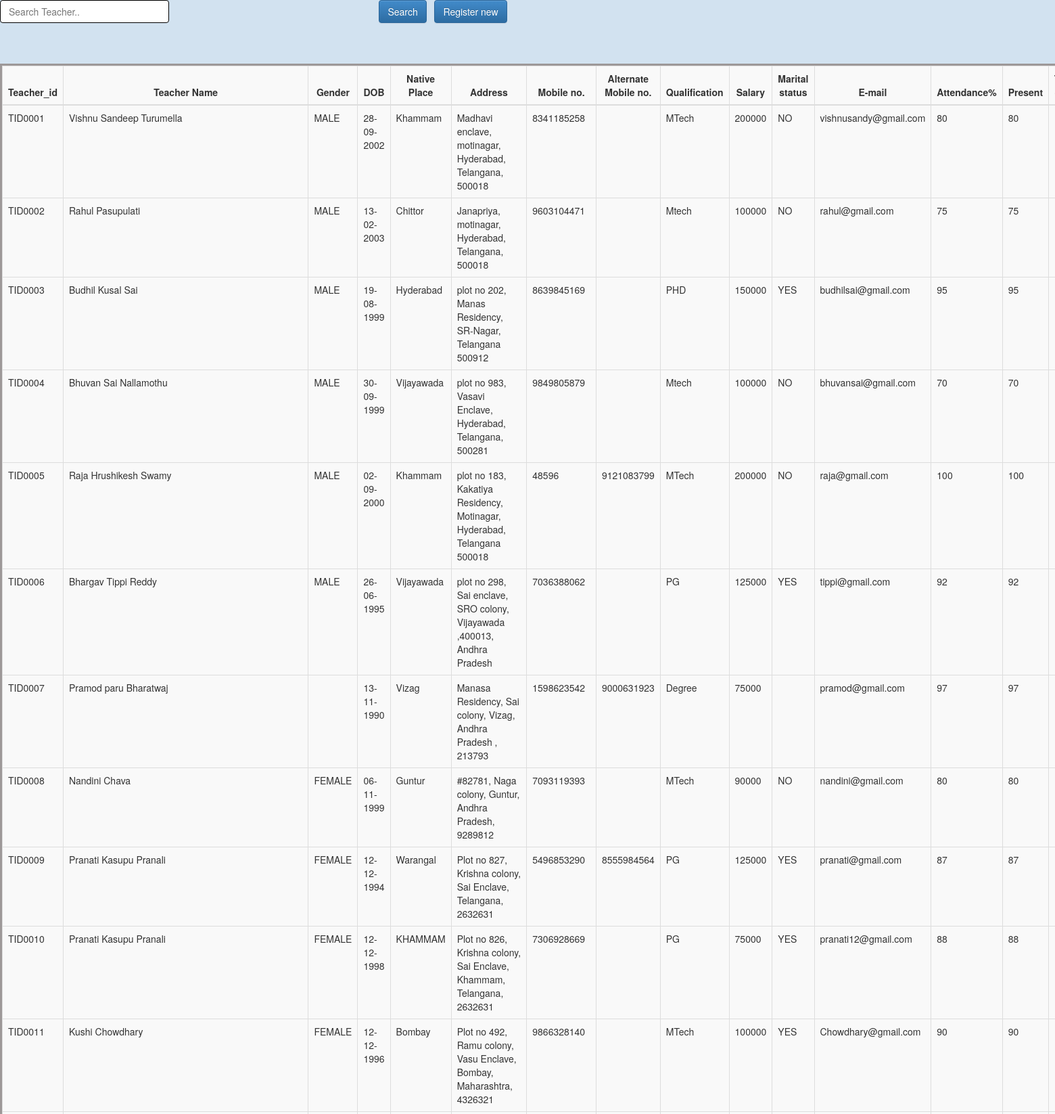
Screenshot of /View_Teachers.php (upper part) with the database file from the repository.
### tables this page shows
CREATE TABLE `teacher` (
  `t_id` varchar(25) NOT NULL,
  `Fname` varchar(25) DEFAULT NULL,
  `Mname` varchar(25) DEFAULT NULL,
  `Lname` varchar(25) DEFAULT NULL,
  `sex` varchar(25) DEFAULT NULL,
  `DOB` varchar(25) NOT NULL,
  `native_place` varchar(25) DEFAULT NULL,
  `Addr` varchar(500) NOT NULL,
  `Qualification` varchar(25) NOT NULL,
  `Salary` varchar(25) NOT NULL,
  `Marital_status` varchar(25) NOT NULL,
  `Email` varchar(250) NOT NULL,
  `Attendance` varchar(25) NOT NULL,
  `Present` varchar(25) NOT NULL,
  `Total_days` varchar(25) NOT NULL
);

CREATE TABLE `teacher_phone` (
  `t_ph_id` varchar(25) NOT NULL,
  `t_id` varchar(25) NOT NULL
);

### View_Teachers.php (the view, shortened to what this page needs)
<!DOCTYPE html PUBLIC "-//W3C//DTD XHTML 1.0 Transitional//EN" "http://www.w3.org/TR/xhtml1/DTD/xhtml1-transitional.dtd">
<html xmlns="http://www.w3.org/1999/xhtml">
<head>
<link rel="stylesheet" type="text/css" href="bootstrap/css/bootstrap.css"/>
<link rel="stylesheet" type="text/css" href="bootstrap/css/bootstrap.min.css"/>
<link rel="stylesheet" type="text/css" href="bootstrap/css/bootstrap-theme.css"/>
<link rel="stylesheet" type="text/css" href="bootstrap/css/bootstrap-theme.min.css"/>
<link rel="stylesheet" type="text/css" href="css/style_view.css" />
</head>
<body>
    <div class="btn_pos">
        <form method="post">
            <input type="text" name="searchtxt" class="input_box_pos form-control" placeholder="Search Teacher.." />
            <div class="btn_pos_search">
            <input type="submit" class="btn btn-primary btn-large" value="Search"/>&nbsp;&nbsp;
            <a href="?tag=teachers_entry"><input type="button" class="btn btn-large btn-primary" value="Register new" name="butAdd"/></a>
            </div>
        </form>
    </div><br><br>
<br />
<div class="table_margin" style = "width:1700px;">
<table class="table table-bordered">
        <thead>
            <tr>
            <th style="text-align: center;">Teacher_id</th>
            <th style="text-align: center;" width="50%";
height="50%";>Teacher Name</th>
            <th style="text-align: center;">Gender</th>
            <th style="text-align: center;">DOB</th>
            <th style="text-align: center;">Native Place</th>
            <th style="text-align: center;">Address</th>
		<th style="text-align: center;">Mobile no.</th>
		<th style="text-align: center;">Alternate Mobile no.</th>
            <th style="text-align: center;">Qualification</th>
            <th style="text-align: center;">Salary</th>
            <th style="text-align: center;">Marital status</th>
            <th style="text-align: center;">E-mail</th>
            <th style="text-align: center;">Attendance%</th>
            <th style="text-align: center;">Present</th>
<th style="text-align: center;">Total days</th>
        </tr>
        </thead>
         <?php
		 $key="";
	if($key !="")
		$sql_sel=mysqli_query($conn,"SElECT * FROM teacher WHERE Fname like '%$key%' or Mname like '%$key%' or Lname like '%$key%' or t_id  like '%$key%'");
	else
        $sql_sel=mysqli_query($conn,"SELECT * FROM teacher");
$row=mysqli_fetch_array($sql_sel);
    while($row){
$idd = $row['t_id'];
$ph = mysqli_query($conn,"select * from teacher_phone where t_id = '$idd'");
$kkk = mysqli_fetch_array($ph);
    ?>
      <tr>
            <td><?php echo $row['t_id'];?></td>
            <td><?php echo $row['Fname']." ".$row['Mname']." ".$row['Lname'];?></td>
            <td><?php echo $row['sex'];?></td>
            <td><?php echo $row['DOB'];?></td>
            <td><?php echo $row['native_place'];?></td>
            <td><?php echo $row['Addr'];?></td>
		<td><?php echo $kkk?$kkk['t_ph_id']:"";?></td>
	<?php $kkk=mysqli_fetch_array($ph); ?>
		<td><?php echo $kkk?$kkk['t_ph_id']:"";?></td>
            <td><?php echo $row['Qualification'];?></td>
            <td><?php echo $row['Salary'];?></td>
            <td><?php echo $row['Marital_status'];?></td>
            <td><?php echo $row['Email'];?></td>
            <td><?php echo $row['Attendance'];?></td>
<td><?php echo $row['Present'];?></td>
<td><?php echo $row['Total_days'];?></td>
        </tr>
    <?php
$row=mysqli_fetch_array($sql_sel);
    }
    ?>
    </table>
</div>
</body>
</html>

### css/style_view.css (style rules this page uses)
body { background-color: #357ebd38; }
.table_margin { background-color: #f9f9f9; }
.table_margin { border: 3px solid #9d9898; }
.btn_pos { text-align: center; }
.input_box_pos { width: 250px; border: 1px solid black; float: left; }
.btn_pos { margin-right: 500px; }

### rows the page displays
teacher: t_id "TID0001", Fname "Vishnu", Mname "Sandeep", Lname "Turumella", sex "MALE", DOB "28-09-2002", native_place "Khammam", Addr "Madhavi enclave, motinagar, Hyderabad, Telangana, 500018", teacher_phone.t_ph_id "8341185258", Qualification "MTech", Salary "200000", Marital_status "NO", Email "vishnusandy@gmail.com", Attendance "80", Present "80"
teacher: t_id "TID0002", Fname "Rahul", Lname "Pasupulati", sex "MALE", DOB "13-02-2003", native_place "Chittor", Addr "Janapriya, motinagar, Hyderabad, Telangana, 500018", teacher_phone.t_ph_id "9603104471", Qualification "Mtech", Salary "100000", Marital_status "NO", Email "rahul@gmail.com", Attendance "75", Present "75"
teacher: t_id "TID0003", Fname "Budhil", Mname "Kusal", Lname "Sai", sex "MALE", DOB "19-08-1999", native_place "Hyderabad", Addr "plot no 202, Manas Residency, SR-Nagar, Telangana 500912", teacher_phone.t_ph_id "8639845169", Qualification "PHD", Salary "150000", Marital_status "YES", Email "budhilsai@gmail.com", Attendance "95", Present "95"
teacher: t_id "TID0004", Fname "Bhuvan", Mname "Sai", Lname "Nallamothu", sex "MALE", DOB "30-09-1999", native_place "Vijayawada", Addr "plot no 983, Vasavi Enclave, Hyderabad, Telangana, 500281", teacher_phone.t_ph_id "9849805879", Qualification "Mtech", Salary "100000", Marital_status "NO", Email "bhuvansai@gmail.com", Attendance "70", Present "70"
teacher: t_id "TID0005", Fname "Raja", Mname "Hrushikesh", Lname "Swamy", sex "MALE", DOB "02-09-2000", native_place "Khammam", Addr "plot no 183, Kakatiya Residency, Motinagar, Hyderabad, Telangana 500018", teacher_phone.t_ph_id "48596", teacher_phone.t_ph_id "9121083799", Qualification "MTech", Salary "200000", Marital_status "NO", Email "raja@gmail.com", Attendance "100", Present "100"
teacher: t_id "TID0006", Fname "Bhargav", Mname "Tippi", Lname "Reddy", sex "MALE", DOB "26-06-1995", native_place "Vijayawada", Addr "plot no 298, Sai enclave, SRO colony, Vijayawada ,400013, Andhra Pradesh", teacher_phone.t_ph_id "7036388062", Qualification "PG", Salary "125000", Marital_status "YES", Email "tippi@gmail.com", Attendance "92", Present "92"
teacher: t_id "TID0007", Fname "Pramod", Mname "paru", Lname "Bharatwaj", DOB "13-11-1990", native_place "Vizag", Addr "Manasa Residency, Sai colony, Vizag, Andhra Pradesh , 213793", teacher_phone.t_ph_id "1598623542", teacher_phone.t_ph_id "9000631923", Qualification "Degree", Salary "75000", Email "pramod@gmail.com", Attendance "97", Present "97"
teacher: t_id "TID0008", Fname "Nandini", Lname "Chava", sex "FEMALE", DOB "06-11-1999", native_place "Guntur", Addr "#82781, Naga colony, Guntur, Andhra Pradesh, 9289812", teacher_phone.t_ph_id "7093119393", Qualification "MTech", Salary "90000", Marital_status "NO", Email "nandini@gmail.com", Attendance "80", Present "80"
teacher: t_id "TID0009", Fname "Pranati", Mname "Kasupu", Lname "Pranali", sex "FEMALE", DOB "12-12-1994", native_place "Warangal", Addr "Plot no 827, Krishna colony, Sai Enclave, Telangana, 2632631", teacher_phone.t_ph_id "5496853290", teacher_phone.t_ph_id "8555984564", Qualification "PG", Salary "125000", Marital_status "YES", Email "pranati@gmail.com", Attendance "87", Present "87"
teacher: t_id "TID0010", Fname "Pranati", Mname "Kasupu", Lname "Pranali", sex "FEMALE", DOB "12-12-1998", native_place "KHAMMAM", Addr "Plot no 826, Krishna colony, Sai Enclave, Khammam, Telangana, 2632631", teacher_phone.t_ph_id "7306928669", Qualification "PG", Salary "75000", Marital_status "YES", Email "pranati12@gmail.com", Attendance "88", Present "88"
teacher: t_id "TID0011", Fname "Kushi", Lname "Chowdhary", sex "FEMALE", DOB "12-12-1996", native_place "Bombay", Addr "Plot no 492, Ramu colony, Vasu Enclave, Bombay, Maharashtra, 4326321", teacher_phone.t_ph_id "9866328140", Qualification "MTech", Salary "100000", Marital_status "YES", Email "Chowdhary@gmail.com", Attendance "90", Present "90"
